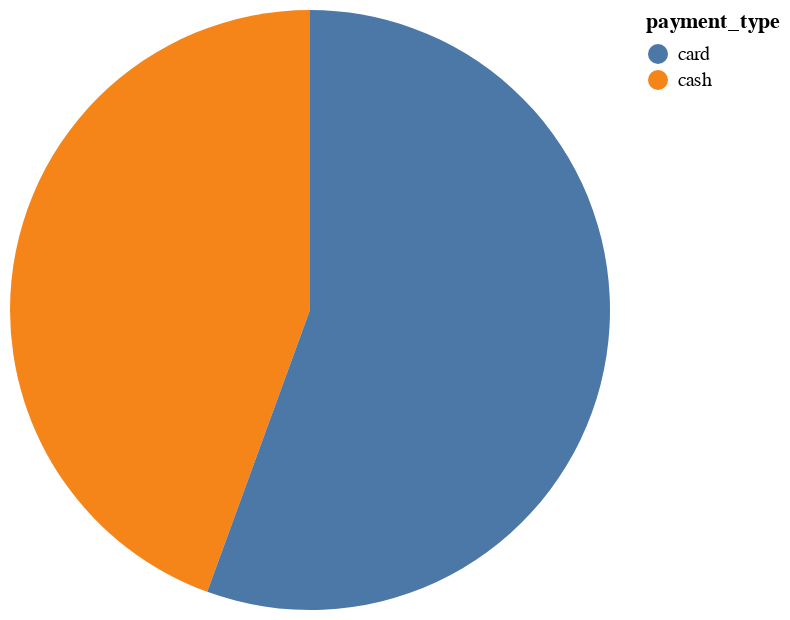

Notebook code cell kept with this figure:
### Markdown cell above
# A pie chart showing the proportion of transactions made using cash or card

### Code cell
alt.Chart(trucks).mark_arc().encode(
    theta="count(payment_type)",
    color="payment_type"
)

### Figure 1 — Vega-Lite specification as saved in the notebook (floating-point values rounded to 4 significant figures; data arrays with more than 128 entries replaced by an {"elided": "..."} marker saying what was removed)
{"config": {"view": {"continuousWidth": 300, "continuousHeight": 300}}, "data": {"name": "data-8ba25497322789ca571e91d3774b81e0"}, "mark": {"type": "arc"}, "encoding": {"color": {"field": "payment_type", "type": "nominal"}, "theta": {"aggregate": "count", "field": "payment_type", "type": "nominal"}}, "$schema": "https://vega.github.io/schema/vega-lite/v5.15.1.json", "datasets": {"data-8ba25497322789ca571e91d3774b81e0": {"elided": "5041 records"}}}
